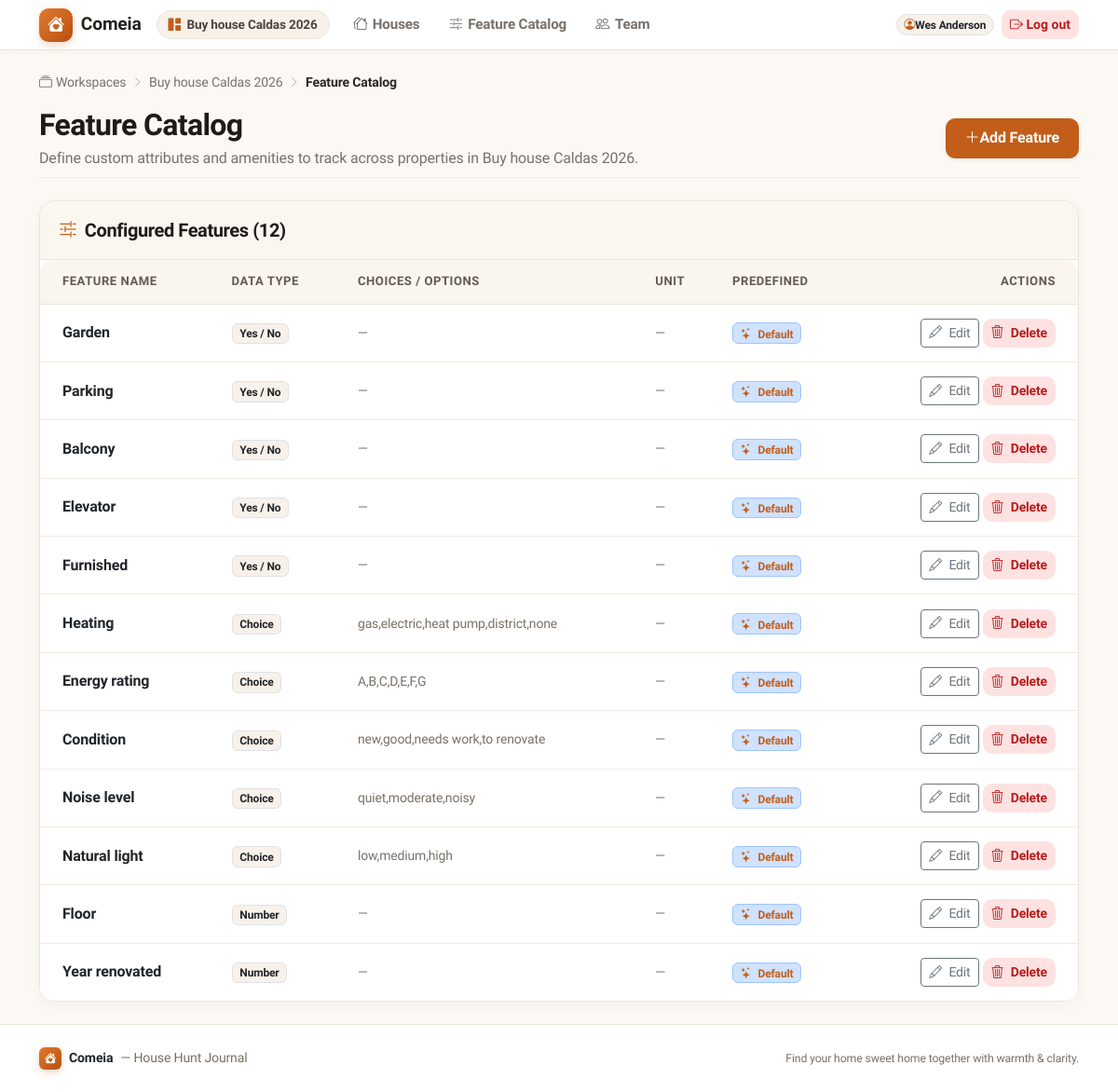
Page /w/buy-house-caldas-2026/features/ (signed in) on the committed database.
### accounts/models.py (models this page shows, shortened)
class Workspace(models.Model):
    name = models.CharField(max_length=120)
    slug = models.SlugField(max_length=140, unique=True, blank=True)
    description = models.TextField(blank=True)
    created_by = models.ForeignKey(
        settings.AUTH_USER_MODEL,
        on_delete=models.PROTECT,
        related_name="created_workspaces",
    )
    created_at = models.DateTimeField(auto_now_add=True)
    updated_at = models.DateTimeField(auto_now=True)
    class Meta:
        ordering = ("name",)
        verbose_name = _("workspace")
        verbose_name_plural = _("workspaces")
    def membership_for(self, user) -> "Membership | None":
        if not user.is_authenticated:
            return None
        return self.memberships.filter(user=user).select_related("user").first()

class User(AbstractUser):
    """Custom user model.

    Declared up-front so the project can extend it later without a painful
    migration.  Currently it adds nothing beyond :class:`AbstractUser`.
    """

### properties/models.py (models this page shows, shortened)
class Feature(models.Model):
    class DataType(models.TextChoices):
        BOOLEAN = "boolean", _("Yes / No")
        INTEGER = "integer", _("Number")
        TEXT = "text", _("Text")
        CHOICE = "choice", _("Choice")
    workspace = models.ForeignKey(
        Workspace, on_delete=models.CASCADE, related_name="features"
    )
    name = models.CharField(max_length=80)
    data_type = models.CharField(
        max_length=16, choices=DataType.choices, default=DataType.TEXT
    )
    choices = models.CharField(
        max_length=400,
        blank=True,
        help_text=_("Comma-separated list, only used for the 'Choice' type."),
    )
    unit = models.CharField(max_length=16, blank=True)
    description = models.TextField(blank=True)
    is_predefined = models.BooleanField(default=False)
    order = models.PositiveIntegerField(default=0)
    class Meta:
        unique_together = ("workspace", "name")
        ordering = ("order", "name")
        verbose_name = _("feature")
        verbose_name_plural = _("features")

### properties/views.py (the view)
class FeatureListView(WorkspaceQuerysetMixin, ListView):
    model = Feature
    template_name = "properties/feature_list.html"
    context_object_name = "features"
    def get_queryset(self) -> QuerySet[Feature]:
        return super().get_queryset().order_by("order", "name")

### accounts/mixins.py (called while the page is built)
    def setup_workspace(
        self, request: HttpRequest, *args: Any, **kwargs: Any
    ) -> HttpResponse | None:
        if not request.user.is_authenticated:
            from django.contrib.auth.views import redirect_to_login
            return redirect_to_login(request.get_full_path())
        slug = kwargs.get("workspace_slug")
        self.workspace = get_object_or_404(Workspace, slug=slug)
        membership = self.workspace.membership_for(request.user)
        if membership is None:
            raise PermissionDenied("You are not a member of this workspace.")
        if self.require_owner and not membership.can_manage:
            raise PermissionDenied("Only owners can do that.")
        if self.require_editor and not membership.can_edit:
            raise PermissionDenied("You need editor rights to do that.")
        self.membership = membership
        return None

    def dispatch(self, request: HttpRequest, *args: Any, **kwargs: Any) -> HttpResponse:
        response = self.setup_workspace(request, *args, **kwargs)
        if response is not None:
            return response
        return super().dispatch(request, *args, **kwargs)

    def get_context_data(self, **kwargs: Any) -> dict[str, Any]:
        context = super().get_context_data(**kwargs)
        context.setdefault("workspace", self.workspace)
        context.setdefault("membership", self.membership)
        return context

    def get_queryset(self):
        queryset = super().get_queryset()
        return queryset.filter(workspace=self.workspace)

### templates/properties/feature_list.html (shortened to what this page needs)
{% extends "base.html" %}
{% block content %}
<nav class="breadcrumb-cozy" aria-label="breadcrumb">
    <a href="{% url 'accounts:workspace_list' %}"><i class="bi bi-collection me-1"></i>Workspaces</a>
    <span class="separator"><i class="bi bi-chevron-right"></i></span>
    <a href="{% url 'accounts:workspace_detail' workspace.slug %}">{{ workspace.name }}</a>
    <span class="separator"><i class="bi bi-chevron-right"></i></span>
    <span class="current">Feature Catalog</span>
</nav>
<div class="d-flex flex-column flex-sm-row justify-content-between align-items-sm-center gap-3 mb-4 pb-2 border-bottom border-light-subtle">
    <div>
        <h1 class="h2 font-heading mb-1">Feature Catalog</h1>
        <p class="text-muted-warm mb-0">Define custom attributes and amenities to track across properties in {{ workspace.name }}.</p>
    </div>
    <div>
        <a href="{% url 'properties:feature_create' workspace.slug %}" class="btn btn-primary d-inline-flex align-items-center gap-1.5 shadow-sm">
            <i class="bi bi-plus-lg"></i>
            <span>Add Feature</span>
        </a>
    </div>
</div>
<div class="card card-cozy">
    <div class="card-cozy-header d-flex justify-content-between align-items-center">
        <div class="d-flex align-items-center gap-2">
            <i class="bi bi-sliders2 text-primary-warm fs-5"></i>
            <h2 class="h5 font-heading mb-0">Configured Features ({{ features|length }})</h2>
        </div>
    </div>
    <div class="card-body p-0">
        <div class="table-responsive">
            <table class="table-cozy mb-0 border-0">
                <thead>
                    <tr>
                        <th class="ps-4">Feature Name</th>
                        <th>Data Type</th>
                        <th>Choices / Options</th>
                        <th>Unit</th>
                        <th>Predefined</th>
                        <th class="text-end pe-4">Actions</th>
                    </tr>
                </thead>
                <tbody>
                {% for feature in features %}
                    <tr>
                        <td class="ps-4">
                            <span class="fw-semibold text-dark">{{ feature.name }}</span>
                        </td>
                        <td>
                            <span class="badge bg-surface text-dark border small fw-semibold">
                                {{ feature.get_data_type_display }}
                            </span>
                        </td>
                        <td class="text-muted-warm small">
                            {{ feature.choices|default:"—" }}
                        </td>
                        <td class="text-muted-warm small">
                            {{ feature.unit|default:"—" }}
                        </td>
                        <td>
                            {% if feature.is_predefined %}
                                <span class="badge bg-primary-subtle text-primary border border-primary-subtle small">
                                    <i class="bi bi-stars me-1"></i> Default
                                </span>
                            {% else %}
                                <span class="badge bg-light text-muted border small">Custom</span>
                            {% endif %}
                        </td>
                        <td class="text-end pe-4">
                            <div class="d-inline-flex gap-1">
                                <a href="{% url 'properties:feature_update' workspace.slug feature.pk %}" class="btn btn-sm btn-outline-secondary px-2.5 py-1" title="Edit feature">
                                    <i class="bi bi-pencil me-1"></i> Edit
                                </a>
                                <a href="{% url 'properties:feature_delete' workspace.slug feature.pk %}" class="btn btn-sm btn-soft-danger px-2.5 py-1" title="Delete feature">
                                    <i class="bi bi-trash3 me-1"></i> Delete
                                </a>
                            </div>
                        </td>
                    </tr>
                {% endfor %}
                </tbody>
            </table>
        </div>
    </div>
</div>
{% endblock %}

### templates/base.html (shortened to what this page needs)
{% load static %}
<!doctype html>
<html lang="en">
<head>
    <link href="https://cdn.jsdelivr.net/npm/bootstrap@5.3.3/dist/css/bootstrap.min.css" rel="stylesheet">
    <link rel="stylesheet" href="https://cdn.jsdelivr.net/npm/bootstrap-icons@1.11.3/font/bootstrap-icons.min.css">
</head>
<body>
<header class="navbar navbar-expand-lg navbar-comeia sticky-top">
    <div class="container-xl">
        <a class="brand-text" href="{% url 'accounts:workspace_list' %}">
            <span class="brand-logo-icon"><i class="bi bi-house-heart-fill"></i></span>
            <span>Comeia</span>
        </a>
        <div class="collapse navbar-collapse" id="navbarComeiaNav">
            <div class="navbar-nav me-auto align-items-lg-center ms-lg-3 mt-2 mt-lg-0 gap-1">
                {% if workspace %}
                    <div class="d-flex align-items-center me-2 my-1 my-lg-0">
                        <a href="{% url 'accounts:workspace_detail' workspace.slug %}" class="workspace-chip" title="Active workspace">
                            <i class="bi bi-grid-1x2-fill text-primary-warm"></i>
                            <span class="text-truncate" style="max-width: 180px;">{{ workspace.name }}</span>
                        </a>
                    </div>
                    <a class="nav-link-cozy" href="{% url 'properties:house_list' workspace.slug %}">
                        <i class="bi bi-houses"></i> Houses
                    </a>
                    <a class="nav-link-cozy" href="{% url 'properties:feature_list' workspace.slug %}">
                        <i class="bi bi-sliders2"></i> Feature Catalog
                    </a>
                    <a class="nav-link-cozy" href="{% url 'accounts:workspace_detail' workspace.slug %}">
                        <i class="bi bi-people"></i> Team
                    </a>
                {% else %}
                    <a class="nav-link-cozy" href="{% url 'accounts:workspace_list' %}">
                        <i class="bi bi-collection"></i> Workspaces
                    </a>
                {% endif %}
            </div>
            <div class="navbar-nav ms-auto align-items-lg-center gap-2 mt-3 mt-lg-0">
                {% if user.is_authenticated %}
                    <div class="d-flex align-items-center gap-2">
                        <span class="badge bg-surface text-dark border px-2.5 py-1.5 d-inline-flex align-items-center gap-1.5" style="border-radius: 12px; font-weight: 600;">
                            <i class="bi bi-person-circle text-primary-warm"></i> {{ user.get_full_name|default:user.username }}
                        </span>
                        <form method="post" action="{% url 'accounts:logout' %}" class="d-inline m-0">
                            <button type="submit" class="btn btn-sm btn-soft-danger px-2.5 py-1" title="Log out">
                                <i class="bi bi-box-arrow-right"></i> Log out
                            </button>
                        </form>
                    </div>
                {% endif %}
            </div>
        </div>
    </div>
</header>
<main class="container-xl py-4 flex-grow-1">
    {% block content %}{% endblock %}
</main>
<footer class="footer-comeia">
    <div class="container-xl d-flex flex-column flex-sm-row justify-content-between align-items-center gap-2">
        <div class="d-flex align-items-center gap-2">
            <span class="brand-logo-icon" style="width: 24px; height: 24px; font-size: 0.8rem; border-radius: 6px;"><i class="bi bi-house-heart-fill"></i></span>
            <span class="fw-bold text-dark">Comeia</span>
            <span class="text-muted-warm">— House Hunt Journal</span>
        </div>
        <div class="text-muted-warm small">
            Find your home sweet home together with warmth & clarity.
        </div>
    </div>
</footer>
</body>
</html>

### templates/base.html (style rules this page uses)
:root { --comeia-primary: #c25e1a; --comeia-primary-hover: #a94f13; --comeia-primary-light: #fdf1e8; --comeia-primary-rgb: 194, 94, 26; --comeia-accent: #d97706; --comeia-accent-light: #fef3c7; --comeia-bg: #fcf9f5; --comeia-card-bg: #ffffff; --comeia-surface: #f7f1ea; --comeia-border: #ede4d8; --comeia-border-subtle: #f2ebe1; --comeia-text: #2c2825; --comeia-muted: #797169; --comeia-forest: #2b6e4f; --comeia-forest-light: #eaf5ef; --bs-primary: #c25e1a; --bs-primary-rgb: 194, 94, 26; --bs-body-font-family: 'Plus Jakarta Sans', system-ui, -apple-system, sans-serif; }
body { font-family: var(--bs-body-font-family); background-color: var(--comeia-bg); color: var(--comeia-text); min-height: 100vh; display: flex; flex-direction: column; letter-spacing: -0.01em; }
h1, h2, h3, h4, .font-heading { font-weight: 700; color: #1f1b18; letter-spacing: -0.02em; }
.navbar-comeia { background-color: #ffffff; border-bottom: 1px solid var(--comeia-border); box-shadow: 0 2px 12px rgba(180, 83, 9, 0.04); }
.brand-logo-icon { display: inline-flex; align-items: center; justify-content: center; width: 36px; height: 36px; background: linear-gradient(135deg, #e07a2d, #b85012); color: white; border-radius: 10px; font-size: 1.15rem; box-shadow: 0 3px 8px rgba(194, 94, 26, 0.25); }
.brand-text { font-weight: 800; font-size: 1.2rem; color: #26211d; text-decoration: none; display: flex; align-items: center; gap: 0.55rem; }
.nav-link-cozy { color: var(--comeia-muted); font-weight: 600; font-size: 0.95rem; padding: 0.45rem 0.85rem; border-radius: 8px; transition: all 0.15s ease-in-out; text-decoration: none; display: inline-flex; align-items: center; gap: 0.35rem; }
.workspace-chip { background-color: var(--comeia-surface); border: 1px solid var(--comeia-border); border-radius: 20px; padding: 0.25rem 0.75rem; font-size: 0.85rem; font-weight: 600; color: #4b443d; display: inline-flex; align-items: center; gap: 0.4rem; text-decoration: none; transition: all 0.15s ease-in-out; }
.card-cozy { background-color: var(--comeia-card-bg); border: 1px solid var(--comeia-border); border-radius: 16px; box-shadow: 0 4px 16px rgba(60, 40, 20, 0.04); transition: transform 0.15s ease, box-shadow 0.15s ease; }
.card-cozy-header { background-color: #faf6f0; border-bottom: 1px solid var(--comeia-border); border-top-left-radius: 16px !important; border-top-right-radius: 16px !important; padding: 1rem 1.25rem; }
.btn-primary { background-color: var(--comeia-primary); border-color: var(--comeia-primary); color: #ffffff; font-weight: 600; border-radius: 10px; padding: 0.55rem 1.25rem; transition: all 0.15s ease-in-out; box-shadow: 0 2px 6px rgba(194, 94, 26, 0.2); }
.btn-soft-danger { background-color: #fee2e2; color: #b91c1c; border: 1px solid transparent; font-weight: 600; border-radius: 10px; }
.table-cozy { border-collapse: separate; border-spacing: 0; width: 100%; background-color: #ffffff; border-radius: 14px; overflow: hidden; border: 1px solid var(--comeia-border); }
.table-cozy thead th { background-color: #faf5ee; color: #635b52; font-weight: 700; font-size: 0.82rem; text-transform: uppercase; letter-spacing: 0.04em; padding: 0.85rem 1rem; border-bottom: 1px solid var(--comeia-border); }
.table-cozy tbody td { padding: 0.95rem 1rem; border-bottom: 1px solid var(--comeia-border-subtle); color: var(--comeia-text); vertical-align: middle; }
.table-cozy tbody tr:last-child td { border-bottom: none; }
.breadcrumb-cozy { display: flex; align-items: center; flex-wrap: wrap; gap: 0.4rem; font-size: 0.88rem; margin-bottom: 1rem; color: var(--comeia-muted); }
.breadcrumb-cozy a { color: var(--comeia-muted); text-decoration: none; font-weight: 500; }
.breadcrumb-cozy .separator { color: #b5ada3; font-size: 0.75rem; }
.breadcrumb-cozy .current { color: var(--comeia-text); font-weight: 600; }
footer.footer-comeia { background-color: #ffffff; border-top: 1px solid var(--comeia-border); padding: 1.5rem 0; margin-top: auto; color: var(--comeia-muted); font-size: 0.88rem; }
.bg-surface { background-color: var(--comeia-surface); }
.text-primary-warm { color: var(--comeia-primary) !important; }
.text-muted-warm { color: var(--comeia-muted) !important; }

### rows in the picture
Workspace: name "Buy house Caldas 2026"
User: get_full_name "Wes Anderson"
Feature: name "Garden", data_type "Yes / No", choices "—", unit "—", is_predefined True (drawn)
Feature: name "Parking", data_type "Yes / No", choices "—", unit "—", is_predefined True (drawn)
Feature: name "Balcony", data_type "Yes / No", choices "—", unit "—", is_predefined True (drawn)
Feature: name "Elevator", data_type "Yes / No", choices "—", unit "—", is_predefined True (drawn)
Feature: name "Furnished", data_type "Yes / No", choices "—", unit "—", is_predefined True (drawn)
Feature: name "Heating", data_type "Choice", choices "gas,electric,heat pump,district,none", unit "—", is_predefined True (drawn)
Feature: name "Energy rating", data_type "Choice", choices "A,B,C,D,E,F,G", unit "—", is_predefined True (drawn)
Feature: name "Condition", data_type "Choice", choices "new,good,needs work,to renovate", unit "—", is_predefined True (drawn)
Feature: name "Noise level", data_type "Choice", choices "quiet,moderate,noisy", unit "—", is_predefined True (drawn)
Feature: name "Natural light", data_type "Choice", choices "low,medium,high", unit "—", is_predefined True (drawn)
Feature: name "Floor", data_type "Number", choices "—", unit "—", is_predefined True (drawn)
Feature: name "Year renovated", data_type "Number", choices "—", unit "—", is_predefined True (drawn)

### other values in the picture
{{ features|length }} "12"
